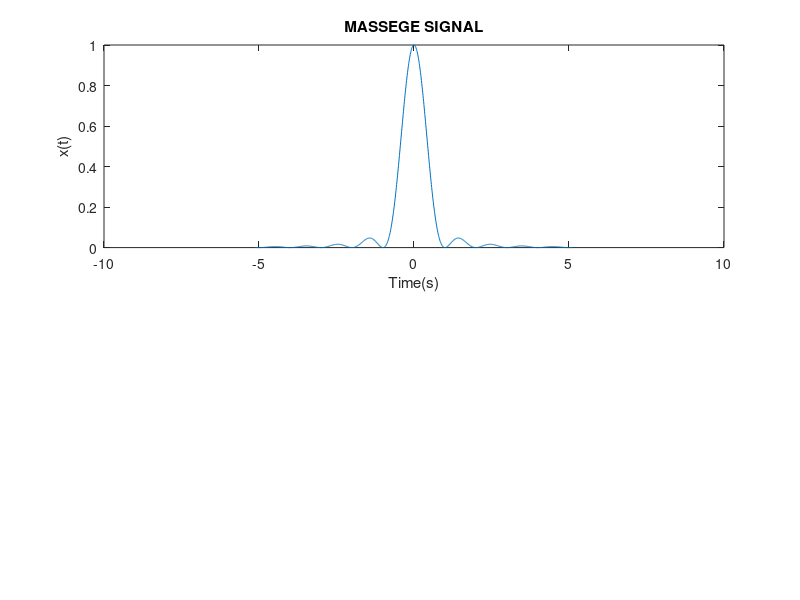

Here is the MATLAB script that generated this plot: (Note: this script raises an error after producing the figure.)
n=1024;
d=2;
ts=0.01;
fs=1/ts;
t=-((n/2)*ts):ts:(n/2-1)*ts;
%decimation
x=sinc(t).^2; %massage signal
%plot x
figure(1);
subplot(2,1,1);
plot(t,x);
title('MASSEGE SIGNAL');
xlabel('Time(s)');
ylabel('x(t)');
xlim([-10 10]);
%downsampling
y=downsamp(x,2);
%plot y
t1=-((n/(2*d))*ts):ts:((n-1)/(2*d))*ts;
subplot(2,1,2);
plot(t1,y);
title('DOWNSAMPLING WITHOUT LPF');
xlabel('Time(s)');
ylabel('y(t1)');
xlim([-10 10]); 

%spectrum of x
f=-fs:2*fs/n:fs-2*fs/n;
x_f= fftshift(fft(x));
%filtering by LPF
v= filter_lpf(n,ts,x_f);
v_t= ifft(v);
%downsampling
y1=downsamp(v,2);
f1=-fs:d*2*fs/n:fs-2*d*fs/n;
y_f=fftshift(fft(y));
figure(2);
subplot(3,1,1);
plot(f,abs(x_f)); %plot x spectrum
title('x(t) in frequency domain');
xlabel('frequency(f)');
ylabel('X(f)');
xlim([-10,10]);
subplot(3,1,2)
plot(f,abs(v)); %plot v spectrum
title('signal after passing through LPF');
xlabel('frequency(f)');
ylabel('V(f)');
xlim([-10,10]);
subplot(3,1,3)
plot(f1,abs(y1)); %plot y spectrum
title('AFTER DECIMATION BY FACTOR OF 2');
xlabel('frequency(f)');
ylabel('Y(f)');

%Varying LPF cut-off frequency
ts=[0.0025,0.005,0.01,0.02,0.04];
v1= filter_lpf(n,ts(1,1),x_f);
v2= filter_lpf(n,ts(1,2),x_f);
v3= filter_lpf(n,ts(1,3),x_f);
v4= filter_lpf(n,ts(1,4),x_f);
v5= filter_lpf(n,ts(1,5),x_f);
%decimation
y_1= downsamp(v1,2);
y_2= downsamp(v2,2);
y_3= downsamp(v3,2);
y_4= downsamp(v4,2);
y_5= downsamp(v5,2);
figure(3);
subplot(3,1,1);
plot(f,abs(x_f)); %plot x spectrum
title('x(t) in frequency domain');
xlabel('frequency(f)');
ylabel('X(f)');
xlim([-10,10]);
subplot(3,1,2);
plot(f,abs(v1),f,abs(v2),f,abs(v3),f,abs(v4),f,abs(v5)); %plot v spectrum
title('signal after passing through LPF of different cutoff frequency');
xlabel('frequency(f)');
ylabel('V(f)');
legend('freq=12.5Hz','freq=25Hz','freq=50Hz','freq=100Hz','freq=200Hz');
xlim([-10,10]);
subplot(3,1,3);

%Varying LPF cut-off frequency
ts=[0.0025,0.005,0.01,0.02,0.04];
v1= filter_lpf(n,ts(1,1),x_f);
v2= filter_lpf(n,ts(1,2),x_f);
v3= filter_lpf(n,ts(1,3),x_f);
v4= filter_lpf(n,ts(1,4),x_f);
v5= filter_lpf(n,ts(1,5),x_f);
%decimation
y_1= downsamp(v1,2);
y_2= downsamp(v2,2);
y_3= downsamp(v3,2);
y_4= downsamp(v4,2);
y_5= downsamp(v5,2);
figure(3);
subplot(3,1,1);
plot(f,abs(x_f)); %plot x spectrum
title('x(t) in frequency domain');
xlabel('frequency(f)');
ylabel('X(f)');
xlim([-10,10]);
subplot(3,1,2);
plot(f,abs(v1),f,abs(v2),f,abs(v3),f,abs(v4),f,abs(v5)); %plot v spectrum
title('signal after passing through LPF of different cutoff frequency');
xlabel('frequency(f)');
ylabel('V(f)');
legend('freq=12.5Hz','freq=25Hz','freq=50Hz','freq=100Hz','freq=200Hz');
xlim([-10,10]);
subplot(3,1,3);
%Varying LPF cut-off frequency
ts=[0.0025,0.005,0.01,0.02,0.04];
v1= filter_lpf(n,ts(1,1),x_f);
v2= filter_lpf(n,ts(1,2),x_f);
v3= filter_lpf(n,ts(1,3),x_f);
v4= filter_lpf(n,ts(1,4),x_f);
v5= filter_lpf(n,ts(1,5),x_f);
%decimation
y_1= downsamp(v1,2);
y_2= downsamp(v2,2);
y_3= downsamp(v3,2);
y_4= downsamp(v4,2);
y_5= downsamp(v5,2);
figure(3);
subplot(3,1,1);
plot(f,abs(x_f)); %plot x spectrum
title('x(t) in frequency domain');
xlabel('frequency(f)');
ylabel('X(f)');
xlim([-10,10]);
subplot(3,1,2);
plot(f,abs(v1),f,abs(v2),f,abs(v3),f,abs(v4),f,abs(v5)); %plot v spectrum
title('signal after passing through LPF of different cutoff frequency');
xlabel('frequency(f)');
ylabel('V(f)');
legend('freq=12.5Hz','freq=25Hz','freq=50Hz','freq=100Hz','freq=200Hz');
xlim([-10,10]);
subplot(3,1,3);
plot(f1,abs(y_1),f1,abs(y_2),f1,abs(y_3),f1,abs(y_4),f1,abs(y_5)); %plot v
spectrum
xlabel('frequency(f)');
ylabel('Y(f)');
legend('freq=12.5Hz','freq=25Hz','freq=50Hz','freq=100Hz','freq=200Hz');
xlim([-10,10]);
function v_lpf= filter_lpf(n,t_n,x_f)
%lpf
ts=t_n;
b= fir1 (n-1,ts/2);
f_lpf=fftshift(fft(b));
%filtering
v_lpf=x_f.*f_lpf;
end
function y_new= downsamp(x,d)
y_new=[];
for i=1:d:length(x)
y_new=[y_new x(i)];
end
end